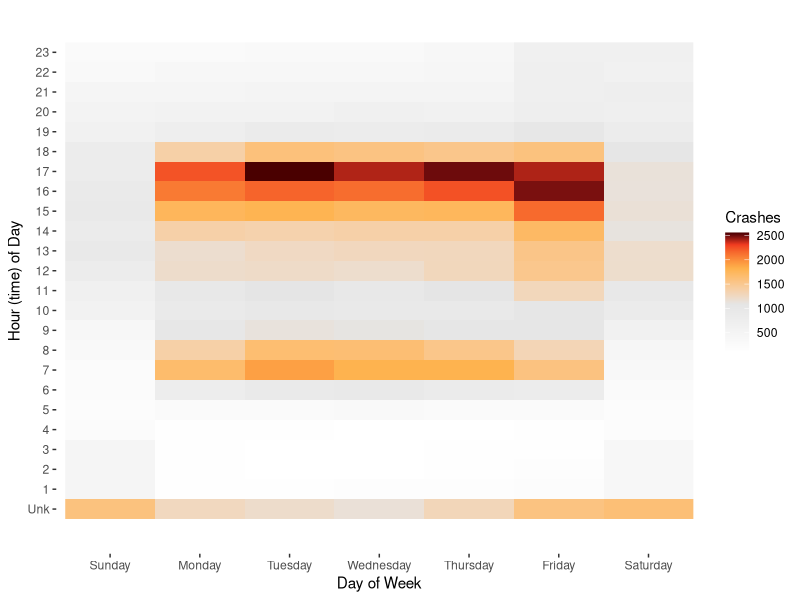

Write the R code that produced this figure.
library(lubridate)
library(ggplot2)
library(scales)


CrashesByWeek <- function(c){
  
  c$hour <- hour(c$collision_date)
  c$day <- weekdays(c$collision_date)
  
  t <- as.data.frame(table(c$day, c$hour))
  View(t)
  
  names(t) <- c('day', 'hour', 'Crashes')
  
  t$hour <- as.numeric(as.character(t$hour))
  t$day <- factor(t$day, ordered = TRUE, levels = c('Sunday', 'Monday', 'Tuesday', 'Wednesday', 'Thursday', 'Friday', 'Saturday'))
  
  ggplot(t, aes(day, hour, fill = Crashes)) + 
    geom_raster() + 
    scale_fill_gradientn(values = rescale(c(100, 90, 70, 40, 0)), colours = c("#4A0000", "#f03b20", "#feb24c", "grey90", "white")) + 
    scale_x_discrete(drop=FALSE) + 
    scale_y_continuous(breaks = c(0:23), limits = c(-1,24), labels=c("Unk", 1:23)) +
    xlab('Day of Week') + 
    ylab('Hour (time) of Day') + 
    theme(panel.background = element_rect(fill = 'white'))
}

crashes <- read.csv("./crashes.csv", header=TRUE, stringsAsFactors = FALSE)
crashes$collision_date <- strptime(crashes$collision_date, format = '%m/%d/%Y %H:%M')

CrashesByWeek(crashes)
